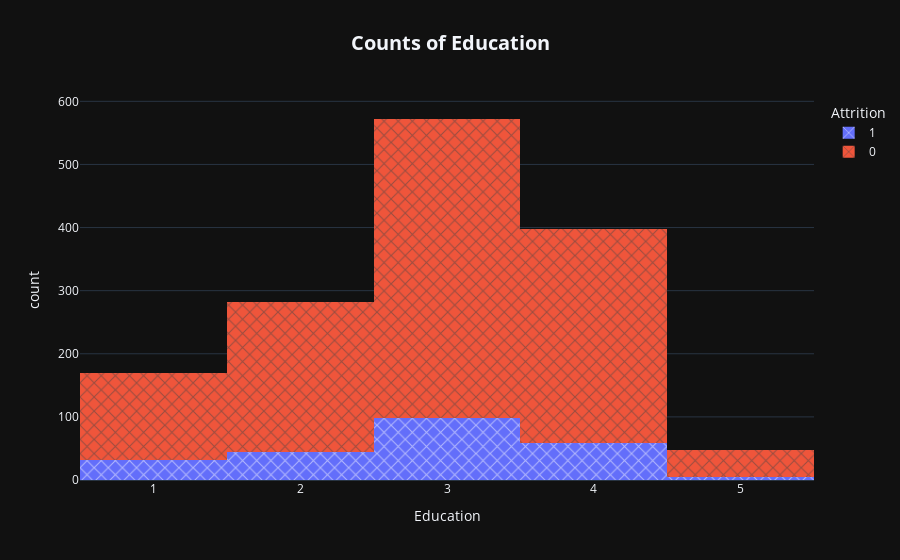

Notebook cell for this chart:
### Code cell
fig = px.histogram(data_frame = data,
             x = "Education",
             color="Attrition", title="<b>Counts of Education</b>",
             pattern_shape_sequence=['x'],
             template='plotly_dark')

fig.update_layout(title_x = 0.5,
                  title_font = dict(size = 20),
                  uniformtext_minsize = 15)


fig.show()

### Figure 1 — Plotly figure (JSON) as saved in the notebook; plotly's stock layout.template omitted (floating-point values rounded to 4 significant figures; data arrays with more than 128 entries replaced by an {"elided": "..."} marker saying what was removed)
{"data": [{"alignmentgroup": "True", "bingroup": "x", "hovertemplate": "Attrition=1<br>Education=%{x}<br>count=%{y}<extra></extra>", "legendgroup": "1", "marker": {"color": "#636efa", "pattern": {"shape": "x"}}, "name": "1", "offsetgroup": "1", "orientation": "v", "showlegend": true, "type": "histogram", "x": {"elided": "237 int values"}, "xaxis": "x", "yaxis": "y"}, {"alignmentgroup": "True", "bingroup": "x", "hovertemplate": "Attrition=0<br>Education=%{x}<br>count=%{y}<extra></extra>", "legendgroup": "0", "marker": {"color": "#EF553B", "pattern": {"shape": "x"}}, "name": "0", "offsetgroup": "0", "orientation": "v", "showlegend": true, "type": "histogram", "x": {"elided": "1233 int values"}, "xaxis": "x", "yaxis": "y"}], "layout": {"barmode": "relative", "legend": {"title": {"text": "Attrition"}, "tracegroupgap": 0}, "title": {"font": {"size": 20}, "text": "<b>Counts of Education</b>", "x": 0.5}, "uniformtext": {"minsize": 15}, "xaxis": {"anchor": "y", "domain": [0, 1], "title": {"text": "Education"}}, "yaxis": {"anchor": "x", "domain": [0, 1], "title": {"text": "count"}}}}
